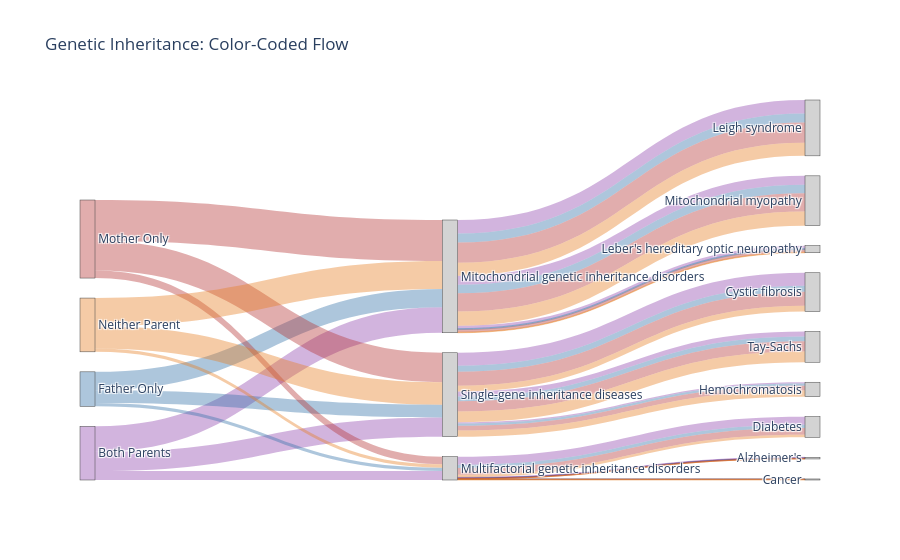

Source (notebook cell):
### Code cell
fig = go.Figure(data=[go.Sankey(
    node = dict(
        label = unique_nodes, 
        color = node_colors,
        pad = 20, thickness = 15
    ),
    link = dict(
        source = links['source_idx'],
        target = links['target_idx'],
        value = links['value'],
        color = links['link_color']
    )
)])

fig.update_layout(title_text="Genetic Inheritance: Color-Coded Flow", font_size=12)
fig.show()

### Figure 1 — Plotly figure (JSON) as saved in the notebook; plotly's stock layout.template omitted (floating-point values rounded to 4 significant figures)
{"data": [{"link": {"color": ["rgba(142, 68, 173, 0.4)", "rgba(142, 68, 173, 0.4)", "rgba(142, 68, 173, 0.4)", "rgba(50, 112, 168, 0.4)", "rgba(50, 112, 168, 0.4)", "rgba(50, 112, 168, 0.4)", "rgba(180, 50, 50, 0.4)", "rgba(180, 50, 50, 0.4)", "rgba(180, 50, 50, 0.4)", "rgba(230, 126, 34, 0.4)", "rgba(230, 126, 34, 0.4)", "rgba(230, 126, 34, 0.4)", "rgba(142, 68, 173, 0.4)", "rgba(142, 68, 173, 0.4)", "rgba(142, 68, 173, 0.4)", "rgba(142, 68, 173, 0.4)", "rgba(142, 68, 173, 0.4)", "rgba(142, 68, 173, 0.4)", "rgba(142, 68, 173, 0.4)", "rgba(142, 68, 173, 0.4)", "rgba(50, 112, 168, 0.4)", "rgba(50, 112, 168, 0.4)", "rgba(50, 112, 168, 0.4)", "rgba(50, 112, 168, 0.4)", "rgba(50, 112, 168, 0.4)", "rgba(50, 112, 168, 0.4)", "rgba(50, 112, 168, 0.4)", "rgba(50, 112, 168, 0.4)", "rgba(50, 112, 168, 0.4)", "rgba(180, 50, 50, 0.4)", "rgba(180, 50, 50, 0.4)", "rgba(180, 50, 50, 0.4)", "rgba(180, 50, 50, 0.4)", "rgba(180, 50, 50, 0.4)", "rgba(180, 50, 50, 0.4)", "rgba(180, 50, 50, 0.4)", "rgba(180, 50, 50, 0.4)", "rgba(180, 50, 50, 0.4)", "rgba(230, 126, 34, 0.4)", "rgba(230, 126, 34, 0.4)", "rgba(230, 126, 34, 0.4)", "rgba(230, 126, 34, 0.4)", "rgba(230, 126, 34, 0.4)", "rgba(230, 126, 34, 0.4)", "rgba(230, 126, 34, 0.4)", "rgba(230, 126, 34, 0.4)", "rgba(230, 126, 34, 0.4)"], "source": [0, 0, 0, 1, 1, 1, 2, 2, 2, 3, 3, 3, 4, 4, 4, 5, 5, 6, 6, 6, 4, 4, 4, 5, 5, 5, 6, 6, 6, 4, 4, 4, 5, 5, 5, 6, 6, 6, 4, 4, 4, 5, 5, 5, 6, 6, 6], "target": [4, 5, 6, 4, 5, 6, 4, 5, 6, 4, 5, 6, 7, 8, 9, 10, 11, 12, 13, 14, 7, 8, 9, 10, 15, 11, 12, 13, 14, 7, 8, 9, 10, 15, 11, 12, 13, 14, 7, 8, 9, 10, 15, 11, 12, 13, 14], "value": [613, 216, 465, 445, 81, 307, 991, 183, 709, 671, 83, 543, 73, 326, 214, 18, 198, 315, 32, 118, 23, 214, 208, 3, 5, 73, 141, 52, 114, 61, 494, 436, 16, 2, 165, 338, 118, 253, 15, 313, 343, 2, 18, 63, 141, 146, 256]}, "node": {"color": ["rgba(142, 68, 173, 0.4)", "rgba(50, 112, 168, 0.4)", "rgba(180, 50, 50, 0.4)", "rgba(230, 126, 34, 0.4)", "#d3d3d3", "#d3d3d3", "#d3d3d3", "#d3d3d3", "#d3d3d3", "#d3d3d3", "#d3d3d3", "#d3d3d3", "#d3d3d3", "#d3d3d3", "#d3d3d3", "#d3d3d3"], "label": ["Both Parents", "Father Only", "Mother Only", "Neither Parent", "Mitochondrial genetic inheritance disorders", "Multifactorial genetic inheritance disorders", "Single-gene inheritance diseases", "Leber's hereditary optic neuropathy", "Leigh syndrome", "Mitochondrial myopathy", "Alzheimer's", "Diabetes", "Cystic fibrosis", "Hemochromatosis", "Tay-Sachs", "Cancer"], "pad": 20, "thickness": 15}, "type": "sankey"}], "layout": {"font": {"size": 12}, "title": {"text": "Genetic Inheritance: Color-Coded Flow"}}}
